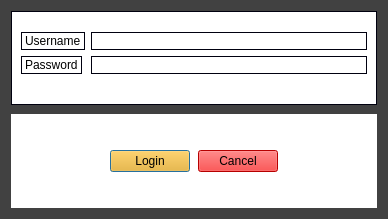
<?xml version="1.0" encoding="UTF-8"?>
<ui version="4.0">
 <class>Login</class>
 <widget class="QDialog" name="Login">
  <property name="geometry">
   <rect>
    <x>0</x>
    <y>0</y>
    <width>388</width>
    <height>219</height>
   </rect>
  </property>
  <property name="windowTitle">
   <string>Dialog</string>
  </property>
  <property name="styleSheet">
   <string notr="true">background-color: rgb(65, 65, 65);</string>
  </property>
  <layout class="QVBoxLayout" name="verticalLayout">
   <property name="spacing">
    <number>9</number>
   </property>
   <item>
    <widget class="QFrame" name="">
     <property name="styleSheet">
      <string notr="true">border: 1px solid rgb(0,0,15);
borde-radius:5px;
background-color:white;
color:black;</string>
     </property>
     <layout class="QFormLayout" name="formLayout">
      <property name="topMargin">
       <number>20</number>
      </property>
      <item row="0" column="1">
       <widget class="QLineEdit" name="username"/>
      </item>
      <item row="1" column="0">
       <widget class="QLabel" name="label_2">
        <property name="text">
         <string>Password</string>
        </property>
       </widget>
      </item>
      <item row="1" column="1">
       <widget class="QLineEdit" name="password">
        <property name="inputMethodHints">
         <set>Qt::ImhHiddenText|Qt::ImhNoAutoUppercase|Qt::ImhNoPredictiveText|Qt::ImhSensitiveData</set>
        </property>
        <property name="echoMode">
         <enum>QLineEdit::Password</enum>
        </property>
       </widget>
      </item>
      <item row="0" column="0">
       <widget class="QLabel" name="label">
        <property name="text">
         <string>Username</string>
        </property>
       </widget>
      </item>
     </layout>
    </widget>
   </item>
   <item>
    <widget class="QFrame" name="">
     <property name="styleSheet">
      <string notr="true">
background-color:white;
color:black;</string>
     </property>
     <layout class="QHBoxLayout" name="horizontalLayout">
      <property name="spacing">
       <number>8</number>
      </property>
      <item>
       <spacer name="horizontalSpacer">
        <property name="orientation">
         <enum>Qt::Horizontal</enum>
        </property>
        <property name="sizeHint" stdset="0">
         <size>
          <width>40</width>
          <height>20</height>
         </size>
        </property>
       </spacer>
      </item>
      <item>
       <widget class="QPushButton" name="Login_2">
        <property name="styleSheet">
         <string notr="true">
background-color: rgb(255, 172, 6);
color:black;</string>
        </property>
        <property name="text">
         <string>Login</string>
        </property>
       </widget>
      </item>
      <item>
       <widget class="QPushButton" name="Cancel">
        <property name="styleSheet">
         <string notr="true">
background-color:red;
color:black;</string>
        </property>
        <property name="text">
         <string>Cancel</string>
        </property>
       </widget>
      </item>
      <item>
       <spacer name="horizontalSpacer_2">
        <property name="orientation">
         <enum>Qt::Horizontal</enum>
        </property>
        <property name="sizeHint" stdset="0">
         <size>
          <width>40</width>
          <height>20</height>
         </size>
        </property>
       </spacer>
      </item>
     </layout>
    </widget>
   </item>
  </layout>
 </widget>
 <resources/>
 <connections/>
</ui>
